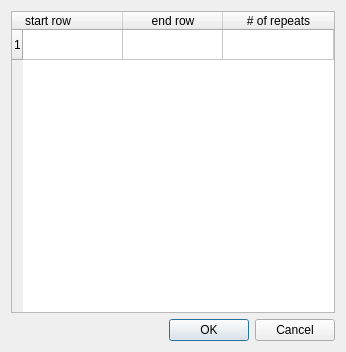
<?xml version="1.0" encoding="UTF-8"?>
<ui version="4.0">
 <class>Dialog</class>
 <widget class="QDialog" name="Dialog">
  <property name="geometry">
   <rect>
    <x>0</x>
    <y>0</y>
    <width>346</width>
    <height>352</height>
   </rect>
  </property>
  <property name="windowTitle">
   <string>Pattern Row Repeat Editor</string>
  </property>
  <layout class="QVBoxLayout" name="verticalLayout">
   <item>
    <widget class="QTableWidget" name="tableWidget">
     <property name="rowCount">
      <number>1</number>
     </property>
     <property name="columnCount">
      <number>3</number>
     </property>
     <attribute name="horizontalHeaderCascadingSectionResizes">
      <bool>true</bool>
     </attribute>
     <attribute name="horizontalHeaderDefaultSectionSize">
      <number>100</number>
     </attribute>
     <attribute name="horizontalHeaderStretchLastSection">
      <bool>true</bool>
     </attribute>
     <row/>
     <column>
      <property name="text">
       <string>start row</string>
      </property>
      <property name="textAlignment">
       <set>AlignLeft|AlignVCenter</set>
      </property>
     </column>
     <column>
      <property name="text">
       <string>end row</string>
      </property>
     </column>
     <column>
      <property name="text">
       <string># of repeats</string>
      </property>
     </column>
    </widget>
   </item>
   <item>
    <widget class="QDialogButtonBox" name="buttonBox">
     <property name="orientation">
      <enum>Qt::Horizontal</enum>
     </property>
     <property name="standardButtons">
      <set>QDialogButtonBox::Cancel|QDialogButtonBox::Ok</set>
     </property>
    </widget>
   </item>
  </layout>
 </widget>
 <resources/>
 <connections>
  <connection>
   <sender>buttonBox</sender>
   <signal>accepted()</signal>
   <receiver>Dialog</receiver>
   <slot>accept()</slot>
   <hints>
    <hint type="sourcelabel">
     <x>248</x>
     <y>254</y>
    </hint>
    <hint type="destinationlabel">
     <x>157</x>
     <y>274</y>
    </hint>
   </hints>
  </connection>
  <connection>
   <sender>buttonBox</sender>
   <signal>rejected()</signal>
   <receiver>Dialog</receiver>
   <slot>reject()</slot>
   <hints>
    <hint type="sourcelabel">
     <x>316</x>
     <y>260</y>
    </hint>
    <hint type="destinationlabel">
     <x>286</x>
     <y>274</y>
    </hint>
   </hints>
  </connection>
 </connections>
</ui>
